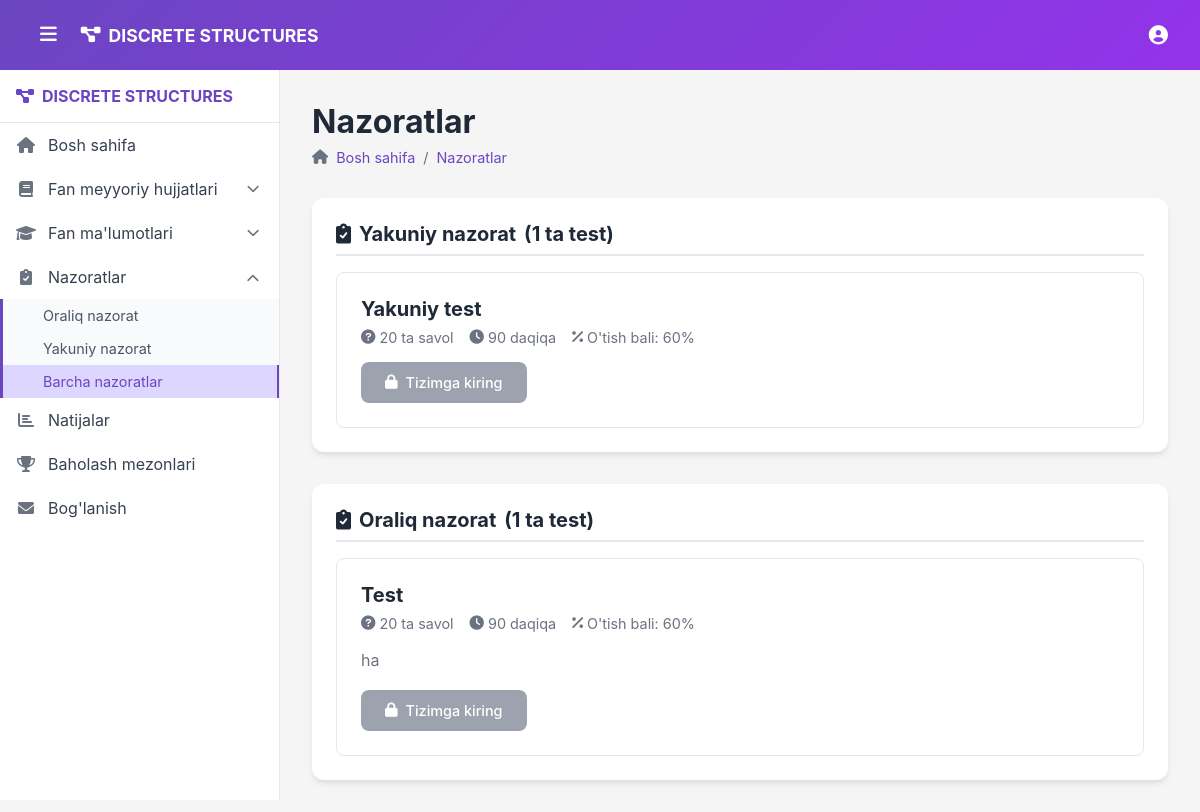
The app's page /controls/ with its own data.
### app/models.py (models this page shows, shortened)
class ControlTest(models.Model):
    CONTROL_TYPES = [
        ('midterm', 'Oraliq nazorat'),
        ('final', 'Yakuniy nazorat'),
    ]
    title = models.CharField(max_length=200)
    control_type = models.CharField(max_length=20, choices=CONTROL_TYPES)
    subject = models.ForeignKey(Subject, on_delete=models.CASCADE)
    description = models.TextField(blank=True)
    time_limit_minutes = models.IntegerField(default=90)
    total_questions = models.IntegerField(default=20, help_text="Test uchun mavjud savollar havzasining umumiy soni")
    num_questions_to_display = models.IntegerField(default=20, help_text="Foydalanuvchiga ko'rsatiladigan savollar soni")
    passing_score = models.IntegerField(default=60, help_text="O'tish bali (%)")
    is_active = models.BooleanField(default=True)
    created_at = models.DateTimeField(auto_now_add=True)

### app/views.py (the view)
# urls.py: path('controls/', views.controls_list, name='controls'),
def controls_list(request, control_type_slug=None): # control_type_slug parametri qo'shildi
    subject = Subject.objects.first()
    if control_type_slug:
        control_type_map = dict(ControlTest.CONTROL_TYPES)
        actual_control_type = next((key for key, value in control_type_map.items() if key == control_type_slug), None)
        if actual_control_type:
            controls = ControlTest.objects.filter(subject=subject, is_active=True, control_type=actual_control_type).order_by('title')
            control_type_display = control_type_map.get(actual_control_type, 'Noma\'lum tur')
            if request.user.is_authenticated:
                for control in controls:
                    user_result = StudentResult.objects.filter(
                        user=request.user,
                        control_test=control,
                        completed_at__isnull=False
                    ).first()
                    control.user_result = user_result
            context = {
                'controls': controls, # Filtrlangan testlar ro'yxati
                'control_type_display': control_type_display,
                'subject': subject,
                'is_filtered': True, # Filtrlangan ko'rinish ekanligini bildiradi
            }
            return render(request, 'controls.html', context)
        else:
            messages.error(request, "Noto'g'ri nazorat turi tanlandi.")
            return redirect('controls')
    else:
        controls = ControlTest.objects.filter(subject=subject, is_active=True).order_by('control_type', 'title')
        grouped_controls = {}
        for control in controls:
            control_type = control.get_control_type_display()
            if control_type not in grouped_controls:
                grouped_controls[control_type] = []
            grouped_controls[control_type].append(control)
        for control_type, control_list in grouped_controls.items():
            for control in control_list:
                if request.user.is_authenticated:
                    user_result = StudentResult.objects.filter(
                        user=request.user,
                        control_test=control,
                        completed_at__isnull=False
                    ).first()
                    control.user_result = user_result
        context = {
            'grouped_controls': grouped_controls,
            'subject': subject,
            'is_filtered': False, # Barcha testlar ko'rinishi ekanligini bildiradi
        }
        return render(request, 'controls.html', context)

### templates/controls.html (shortened to what this page needs)
{% extends 'base.html' %}
{% block content %}
<div class="page-header">
    <h1>{% if is_filtered %}{{ control_type_display }}{% else %}Nazoratlar{% endif %}</h1>
    <nav class="breadcrumb">
        <i class="fas fa-home"></i>
        <a href="{% url 'home' %}">Bosh sahifa</a>
        <span>/</span>
        <a href="{% url 'controls' %}">Nazoratlar</a>
    </nav>
</div>
<div class="controls-grid">
    {% if is_filtered %}
        <div class="control-section">
            <h2 class="section-title">
                <i class="fas fa-clipboard-check"></i>
                {{ control_type_display }}
                <span class="section-count">({{ controls|length }} ta test)</span>
            </h2>
            <div class="controls-list">
                {% for control in controls %}
                <div class="control-card">
                    <div class="control-header">
                        <div class="control-title-section">
                            <h3>{{ control.title }}</h3>
                            {% if control.user_result %}
                                <div class="user-result-badge {% if control.user_result.passed %}passed{% else %}failed{% endif %}">
                                    <i class="fas {% if control.user_result.passed %}fa-check-circle{% else %}fa-times-circle{% endif %}"></i>
                                    {{ control.user_result.percentage|floatformat:1 }}%
                                </div>
                            {% endif %}
                        </div>
                        <div class="control-meta">
                            <span class="questions-count">
                                <i class="fas fa-question-circle"></i>
                                {{ control.num_questions_to_display }} ta savol
                            </span>
                            <span class="time-limit">
                                <i class="fas fa-clock"></i>
                                {{ control.time_limit_minutes }} daqiqa
                            </span>
                            <span class="passing-score">
                                <i class="fas fa-percentage"></i>
                                O'tish bali: {{ control.passing_score }}%
                            </span>
                        </div>
                    </div>
                    <div class="control-content">
                        {% if control.description %}
                            <p>{{ control.description }}</p>
                        {% endif %}
                        <div class="control-actions">
                            {% if user.is_authenticated %}
                                {% if control.user_result %}
                                    <a href="{% url 'test_result' control.user_result.id %}" class="btn btn-outline">
                                        <i class="fas fa-eye"></i>
                                        Natijani ko'rish
                                    </a>
                                    {% if not control.user_result.passed %}
                                        <a href="{% url 'take_test' control.id %}" class="btn btn-primary">
                                            <i class="fas fa-redo"></i>
                                            Qayta topshirish
                                        </a>
                                    {% endif %}
                                {% else %}
                                    <a href="{% url 'take_test' control.id %}" class="btn btn-primary">
                                        <i class="fas fa-play"></i>
                                        Testni boshlash
                                    </a>
                                {% endif %}
                            {% else %}
                                <a href="#" class="btn btn-disabled" onclick="alert('Testni topshirish uchun tizimga kiring')">
                                    <i class="fas fa-lock"></i>
                                    Tizimga kiring
                                </a>
                            {% endif %}
                        </div>
                    </div>
                </div>
                {% empty %}
                <div class="no-controls">
                    <p>Bu bo'limda hozircha nazoratlar mavjud emas.</p>
                </div>
                {% endfor %}
            </div>
        </div>
    {% else %}
        {% for control_type, controls in grouped_controls.items %}
        <div class="control-section">
            <h2 class="section-title">
                <i class="fas fa-clipboard-check"></i>
                {{ control_type }}
                <span class="section-count">({{ controls|length }} ta test)</span>
            </h2>
            <div class="controls-list">
                {% for control in controls %}
                <div class="control-card">
                    <div class="control-header">
                        <div class="control-title-section">
                            <h3>{{ control.title }}</h3>
                        </div>
                        <div class="control-meta">
                            <span class="questions-count">
                                <i class="fas fa-question-circle"></i>
                                {{ control.num_questions_to_display }} ta savol
                            </span>
                            <span class="time-limit">
                                <i class="fas fa-clock"></i>
                                {{ control.time_limit_minutes }} daqiqa
                            </span>
                            <span class="passing-score">
                                <i class="fas fa-percentage"></i>
                                O'tish bali: {{ control.passing_score }}%
                            </span>
                        </div>
                    </div>
                    <div class="control-content">
                        {% if control.description %}
                            <p>{{ control.description }}</p>
                        {% endif %}
                        <div class="control-actions">
                            {% if user.is_authenticated %}
                                {% if control.user_result %}
                                    <a href="{% url 'test_result' control.user_result.id %}" class="btn btn-outline">
                                        <i class="fas fa-eye"></i>
                                        Natijani ko'rish
                                    </a>
                                    {% if not control.user_result.passed %}
                                        <a href="{% url 'take_test' control.id %}" class="btn btn-primary">
                                            <i class="fas fa-redo"></i>
                                            Qayta topshirish
                                        </a>
                                    {% endif %}
                                {% else %}
                                    <a href="{% url 'take_test' control.id %}" class="btn btn-primary">
                                        <i class="fas fa-play"></i>
                                        Testni boshlash
                                    </a>
                                {% endif %}
                            {% else %}
                                <a href="#" class="btn btn-disabled" onclick="alert('Testni topshirish uchun tizimga kiring')">
                                    <i class="fas fa-lock"></i>
                                    Tizimga kiring
                                </a>
                            {% endif %}
                        </div>
                    </div>
                </div>
                {% empty %}
                <div class="no-controls">
                    <p>Bu bo'limda hozircha nazoratlar mavjud emas.</p>
                </div>
                {% endfor %}
            </div>
        </div>
        {% empty %}
        <div class="no-controls">
            <p>Hozircha nazoratlar mavjud emas.</p>
        </div>
        {% endfor %}
    {% endif %}
</div>
{% endblock %}

### static/css/style.css (style rules this page uses)
* { margin: 0; padding: 0; box-sizing: border-box; }
body { font-family: -apple-system, BlinkMacSystemFont, "Segoe UI", Roboto, sans-serif; background-color: #f5f5f5; color: #333; }
.page-header { margin-bottom: 2rem; }
.page-header h1 { font-size: 2rem; color: #1f2937; margin-bottom: 0.5rem; }
.breadcrumb { display: flex; align-items: center; gap: 0.5rem; color: #6b7280; font-size: 0.9rem; }
.breadcrumb a { color: #6b46c1; text-decoration: none; }
.section-title { display: flex; align-items: center; gap: 0.5rem; font-size: 1.25rem; color: #1f2937; margin-bottom: 1rem; padding-bottom: 0.5rem; border-bottom: 2px solid #e5e7eb; }
.controls-grid { display: flex; flex-direction: column; gap: 2rem; }
.control-section { background: white; border-radius: 12px; padding: 1.5rem; box-shadow: 0 4px 6px -1px rgba(0, 0, 0, 0.1); }
.controls-list { display: flex; flex-direction: column; gap: 1rem; }
.control-card { border: 1px solid #e5e7eb; border-radius: 8px; padding: 1.5rem; transition: all 0.2s; }
.control-header h3 { font-size: 1.25rem; color: #1f2937; margin-bottom: 0.5rem; }
.control-meta { display: flex; gap: 1rem; margin-bottom: 1rem; font-size: 0.9rem; color: #6b7280; }
.control-meta span { display: flex; align-items: center; gap: 0.25rem; }
.control-content p { color: #6b7280; line-height: 1.6; margin-bottom: 1rem; }
.control-actions { display: flex; gap: 0.5rem; }
.btn { display: inline-flex; align-items: center; gap: 0.5rem; padding: 0.75rem 1.5rem; border-radius: 8px; text-decoration: none; font-weight: 500; text-align: center; cursor: pointer; border: none; transition: all 0.2s; font-size: 0.9rem; }
.btn-disabled { background-color: #9ca3af; color: white; cursor: not-allowed; }

### records on screen
ControlTest: control_type "Yakuniy nazorat", controls "1", title "Yakuniy test", num_questions_to_display "20", time_limit_minutes "90", passing_score "60"
ControlTest: control_type "Oraliq nazorat", controls "1", title "Test", num_questions_to_display "20", time_limit_minutes "90", passing_score "60", description "ha"
